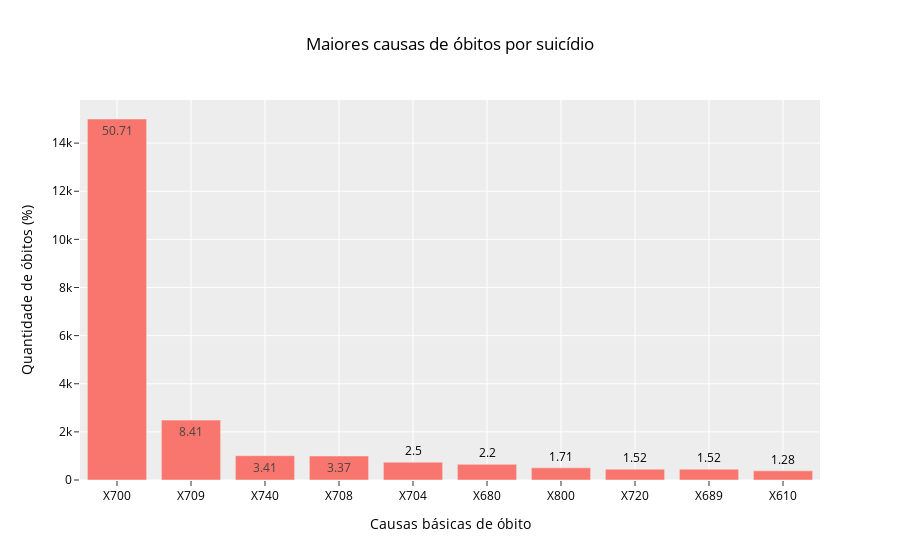

Source (notebook cell):
### Code cell
# grafico de barras com as maiores causas de obitos
fig = px.bar(
    df_causa.head(10),
    x="causas_basicas_obito",
    y="qtd_obitos",
    title="Maiores causas de óbitos por suicídio",
    template="ggplot2",
    text="porcentagem",
)

# nomeando os eixos
fig.update_layout(
    xaxis_title="Causas básicas de óbito",
    yaxis_title="Quantidade de óbitos (%)",
    font=dict(size=12, color="#000000"),
)

fig.show()

### Figure 1 — Plotly figure (JSON) as saved in the notebook; plotly's stock layout.template omitted (floating-point values rounded to 4 significant figures)
{"data": [{"alignmentgroup": "True", "hovertemplate": "causas_basicas_obito=%{x}<br>qtd_obitos=%{y}<br>porcentagem=%{text}<extra></extra>", "legendgroup": "", "marker": {"color": "#F8766D", "pattern": {"shape": ""}}, "name": "", "offsetgroup": "", "orientation": "v", "showlegend": false, "text": [50.71, 8.41, 3.41, 3.37, 2.5, 2.2, 1.71, 1.52, 1.52, 1.28], "textposition": "auto", "type": "bar", "x": ["X700", "X709", "X740", "X708", "X704", "X680", "X800", "X720", "X689", "X610"], "xaxis": "x", "y": [15002, 2489, 1010, 996, 740, 650, 506, 451, 450, 380], "yaxis": "y"}], "layout": {"barmode": "relative", "font": {"color": "#000000", "size": 12}, "legend": {"tracegroupgap": 0}, "title": {"text": "Maiores causas de óbitos por suicídio"}, "xaxis": {"anchor": "y", "domain": [0, 1], "title": {"text": "Causas básicas de óbito"}}, "yaxis": {"anchor": "x", "domain": [0, 1], "title": {"text": "Quantidade de óbitos (%)"}}}}
